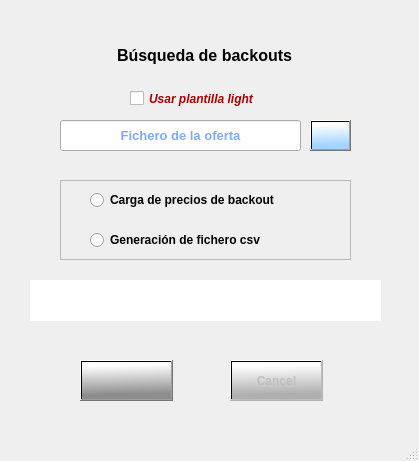
<?xml version="1.0" encoding="UTF-8"?>
<ui version="4.0">
 <class>Maintenance_Dialog</class>
 <widget class="QDialog" name="Maintenance_Dialog">
  <property name="geometry">
   <rect>
    <x>0</x>
    <y>0</y>
    <width>419</width>
    <height>461</height>
   </rect>
  </property>
  <property name="minimumSize">
   <size>
    <width>419</width>
    <height>461</height>
   </size>
  </property>
  <property name="maximumSize">
   <size>
    <width>419</width>
    <height>461</height>
   </size>
  </property>
  <property name="font">
   <font>
    <weight>50</weight>
    <bold>false</bold>
   </font>
  </property>
  <property name="focusPolicy">
   <enum>Qt::NoFocus</enum>
  </property>
  <property name="windowTitle">
   <string>Ofertas de mantenimiento</string>
  </property>
  <property name="windowIcon">
   <iconset resource="../icons/icons.qrc">
    <normaloff>:/Alien.png</normaloff>:/Alien.png</iconset>
  </property>
  <property name="toolTipDuration">
   <number>-1</number>
  </property>
  <property name="styleSheet">
   <string notr="true">QDialog{background-color:qconicalgradient(cx:0.8125, cy:0.761, angle:0, stop:0 rgba(191, 218, 15, 255), stop:0.16 rgba(136, 106, 22, 255), stop:0.225 rgba(166, 140, 41, 255), stop:0.285 rgba(204, 181, 74, 255), stop:0.345 rgba(235, 219, 102, 255), stop:0.415 rgba(245, 236, 112, 255), stop:0.52 rgba(209, 190, 76, 255), stop:0.57 rgba(187, 156, 51, 255), stop:0.635 rgba(168, 142, 42, 255), stop:0.695 rgba(202, 174, 68, 255), stop:0.75 rgba(218, 202, 86, 255), stop:0.815 rgba(208, 187, 73, 255), stop:0.88 rgba(187, 156, 51, 255), stop:0.935 rgba(137, 108, 26, 255), stop:1 rgba(172, 172, 172, 255))}</string>
  </property>
  <property name="sizeGripEnabled">
   <bool>true</bool>
  </property>
  <widget class="QPushButton" name="ok_button">
   <property name="geometry">
    <rect>
     <x>80</x>
     <y>360</y>
     <width>93</width>
     <height>41</height>
    </rect>
   </property>
   <property name="font">
    <font>
     <weight>75</weight>
     <bold>true</bold>
    </font>
   </property>
   <property name="styleSheet">
    <string notr="true">background-color:qlineargradient(spread:pad, x1:0.99005, y1:0.966, x2:0.945199, y2:0.068, stop:0.134328 rgba(141, 141, 141, 255), stop:1 rgba(255, 255, 255, 255))</string>
   </property>
   <property name="text">
    <string/>
   </property>
   <property name="icon">
    <iconset resource="../icons/icons.qrc">
     <normaloff>:/Apply.png</normaloff>:/Apply.png</iconset>
   </property>
   <property name="iconSize">
    <size>
     <width>32</width>
     <height>32</height>
    </size>
   </property>
  </widget>
  <widget class="QPushButton" name="cancel_button">
   <property name="enabled">
    <bool>false</bool>
   </property>
   <property name="geometry">
    <rect>
     <x>230</x>
     <y>360</y>
     <width>93</width>
     <height>41</height>
    </rect>
   </property>
   <property name="font">
    <font>
     <weight>75</weight>
     <bold>true</bold>
    </font>
   </property>
   <property name="styleSheet">
    <string notr="true">background-color:qlineargradient(spread:pad, x1:0.99005, y1:0.966, x2:0.945199, y2:0.068, stop:0.134328 rgba(175, 175, 175, 255), stop:1 rgba(255, 255, 255, 255))</string>
   </property>
   <property name="text">
    <string>Cancel</string>
   </property>
  </widget>
  <widget class="QLineEdit" name="fich_oferta">
   <property name="geometry">
    <rect>
     <x>60</x>
     <y>120</y>
     <width>241</width>
     <height>31</height>
    </rect>
   </property>
   <property name="font">
    <font>
     <pointsize>10</pointsize>
     <weight>75</weight>
     <bold>true</bold>
    </font>
   </property>
   <property name="styleSheet">
    <string notr="true">QLineEdit{color:rgb(0, 85, 255)}</string>
   </property>
   <property name="alignment">
    <set>Qt::AlignCenter</set>
   </property>
   <property name="placeholderText">
    <string>Fichero de la oferta</string>
   </property>
  </widget>
  <widget class="QPushButton" name="browse_offer">
   <property name="geometry">
    <rect>
     <x>310</x>
     <y>120</y>
     <width>41</width>
     <height>31</height>
    </rect>
   </property>
   <property name="font">
    <font>
     <weight>75</weight>
     <bold>true</bold>
    </font>
   </property>
   <property name="focusPolicy">
    <enum>Qt::NoFocus</enum>
   </property>
   <property name="styleSheet">
    <string notr="true">background-color:qlineargradient(spread:pad, x1:0.99005, y1:0.966, x2:0.945199, y2:0.068, stop:0.134328 rgba(164, 211, 255, 255), stop:1 rgba(255, 255, 255, 255))</string>
   </property>
   <property name="text">
    <string/>
   </property>
   <property name="icon">
    <iconset resource="../icons/icons.qrc">
     <normaloff>:/Folder.png</normaloff>:/Folder.png</iconset>
   </property>
  </widget>
  <widget class="QLabel" name="progreso">
   <property name="enabled">
    <bool>true</bool>
   </property>
   <property name="geometry">
    <rect>
     <x>30</x>
     <y>280</y>
     <width>351</width>
     <height>41</height>
    </rect>
   </property>
   <property name="font">
    <font>
     <italic>true</italic>
    </font>
   </property>
   <property name="styleSheet">
    <string notr="true">background-color:rgb(255, 255, 255);
font-color:rgb(195, 0, 0)</string>
   </property>
   <property name="text">
    <string/>
   </property>
   <property name="alignment">
    <set>Qt::AlignCenter</set>
   </property>
  </widget>
  <widget class="QFrame" name="frame">
   <property name="geometry">
    <rect>
     <x>60</x>
     <y>180</y>
     <width>291</width>
     <height>80</height>
    </rect>
   </property>
   <property name="frameShape">
    <enum>QFrame::StyledPanel</enum>
   </property>
   <property name="frameShadow">
    <enum>QFrame::Raised</enum>
   </property>
   <widget class="QRadioButton" name="backout_button">
    <property name="geometry">
     <rect>
      <x>30</x>
      <y>10</y>
      <width>221</width>
      <height>20</height>
     </rect>
    </property>
    <property name="font">
     <font>
      <weight>75</weight>
      <bold>true</bold>
     </font>
    </property>
    <property name="text">
     <string>Carga de precios de backout</string>
    </property>
   </widget>
   <widget class="QRadioButton" name="csv_button">
    <property name="geometry">
     <rect>
      <x>30</x>
      <y>50</y>
      <width>191</width>
      <height>20</height>
     </rect>
    </property>
    <property name="font">
     <font>
      <weight>75</weight>
      <bold>true</bold>
     </font>
    </property>
    <property name="text">
     <string>Generación de fichero csv</string>
    </property>
   </widget>
  </widget>
  <widget class="QLabel" name="operacion">
   <property name="geometry">
    <rect>
     <x>64</x>
     <y>40</y>
     <width>281</width>
     <height>31</height>
    </rect>
   </property>
   <property name="font">
    <font>
     <pointsize>12</pointsize>
     <weight>75</weight>
     <bold>true</bold>
    </font>
   </property>
   <property name="text">
    <string>&lt;html&gt;&lt;head/&gt;&lt;body&gt;&lt;p align=&quot;center&quot;&gt;&lt;span style=&quot; font-size:12pt; font-weight:600;&quot;&gt;Búsqueda de backouts&lt;/span&gt;&lt;/p&gt;&lt;/body&gt;&lt;/html&gt;</string>
   </property>
   <property name="alignment">
    <set>Qt::AlignCenter</set>
   </property>
  </widget>
  <widget class="QLabel" name="label">
   <property name="geometry">
    <rect>
     <x>320</x>
     <y>20</y>
     <width>81</width>
     <height>31</height>
    </rect>
   </property>
   <property name="focusPolicy">
    <enum>Qt::NoFocus</enum>
   </property>
   <property name="styleSheet">
    <string notr="true"/>
   </property>
   <property name="frameShape">
    <enum>QFrame::NoFrame</enum>
   </property>
   <property name="frameShadow">
    <enum>QFrame::Plain</enum>
   </property>
   <property name="midLineWidth">
    <number>0</number>
   </property>
   <property name="text">
    <string/>
   </property>
   <property name="pixmap">
    <pixmap resource="../icons/icons.qrc">:/NTT.png</pixmap>
   </property>
   <property name="scaledContents">
    <bool>true</bool>
   </property>
  </widget>
  <widget class="QLabel" name="version">
   <property name="geometry">
    <rect>
     <x>290</x>
     <y>420</y>
     <width>121</width>
     <height>21</height>
    </rect>
   </property>
   <property name="minimumSize">
    <size>
     <width>0</width>
     <height>0</height>
    </size>
   </property>
   <property name="maximumSize">
    <size>
     <width>320</width>
     <height>420</height>
    </size>
   </property>
   <property name="font">
    <font>
     <pointsize>8</pointsize>
     <italic>true</italic>
    </font>
   </property>
   <property name="styleSheet">
    <string notr="true">color:rgb(0, 151, 227)</string>
   </property>
   <property name="text">
    <string/>
   </property>
   <property name="alignment">
    <set>Qt::AlignRight|Qt::AlignTrailing|Qt::AlignVCenter</set>
   </property>
  </widget>
  <widget class="QCheckBox" name="plantillaLight">
   <property name="geometry">
    <rect>
     <x>130</x>
     <y>90</y>
     <width>131</width>
     <height>17</height>
    </rect>
   </property>
   <property name="font">
    <font>
     <weight>75</weight>
     <italic>true</italic>
     <bold>true</bold>
    </font>
   </property>
   <property name="styleSheet">
    <string notr="true">color: rgb(170, 0, 0);</string>
   </property>
   <property name="text">
    <string>Usar plantilla light</string>
   </property>
  </widget>
 </widget>
 <resources>
  <include location="../icons/icons.qrc"/>
 </resources>
 <connections/>
</ui>
